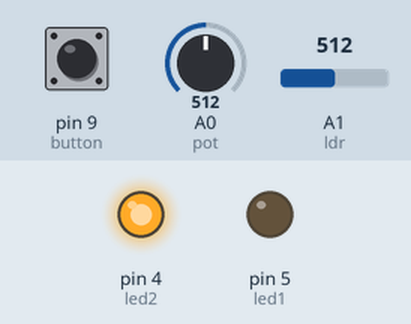
Simulated run of this sketch. Board: Arduino Uno, built with avr-gcc and run on an emulated ATmega328P. On the bench: output pins drawn as LEDs (lit = HIGH). Dashed ring = blinking. The inputs (shaded band) are chosen by the test bench; at power-on: A0 (pot) = 512, pin 9 (button) LOW, A1 (ldr) = 512. What the sketch prints to the serial monitor is not drawn.

Above: at 1.2 s.
1.3 s: A0 (pot) set to 487
At 1.6 s:
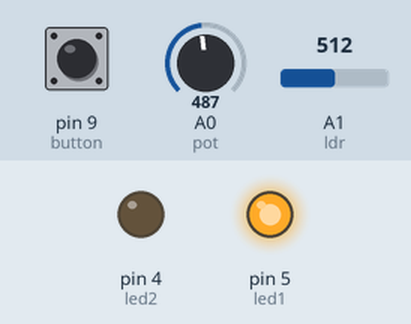
2.8 s: A0 (pot) set to 1011
At 3.9 s:
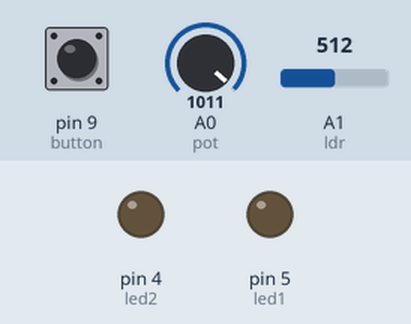
4.3 s: pin 9 (button) pulled HIGH for 1 s
At 4.4 s:
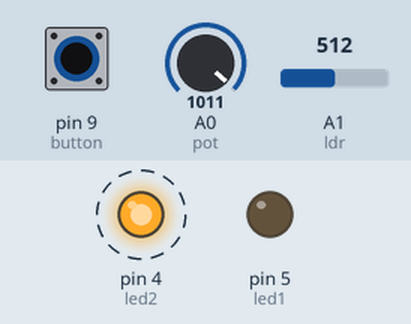
6.8 s: pin 9 (button) pulled HIGH for 0.15 s
At 7.1 s:
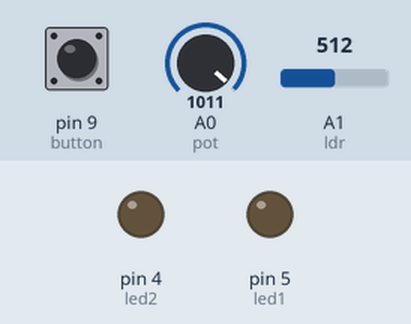
8.4 s: pin 9 (button) pulled HIGH for 3.2 s
At 8.5 s:
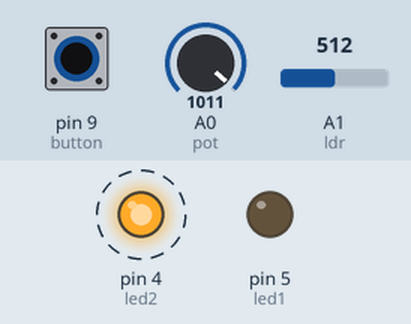
Timing chart, 0 to 12.9 s (numbered marks = the images above; inputs shaded):
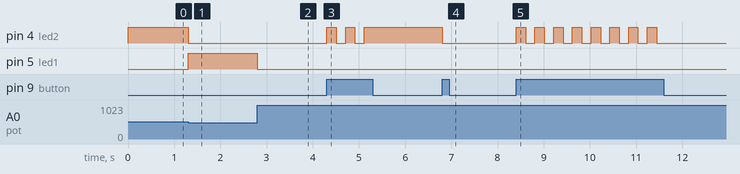

The sketch:

potansiyometre_ldr_buton.ino
```cpp
int led1 = 5;
int led2 = 4;
int pot = A0;
int potdeger;
int button = 9;
int buttonvalue;
int ldr=A1;
int ldrvalue;
int c1;
int previous = LOW;
long time = 0;
long debounce = 200;
int state = HIGH;

void setup() {
  pinMode(led1, OUTPUT);
  pinMode(led2, OUTPUT);
  pinMode(pot, INPUT);
  pinMode(button,INPUT);
  pinMode(ldr,INPUT);
  Serial.begin(9600);
 }

void loop() {

  buttonvalue = digitalRead(button);

   if (buttonvalue == HIGH && millis() - time > debounce) {
    if (state == HIGH)
      state = LOW;
    else
      state = HIGH;
    time = millis();
   }
   Serial.println(state);

  if(state==HIGH){
    potdeger = analogRead(pot);


    if(potdeger > 250 && potdeger < 500){
      digitalWrite(led1, HIGH);
      digitalWrite(led2, LOW);
   }
    else if(potdeger > 501 && potdeger < 1000){
      digitalWrite(led1, LOW);
      digitalWrite(led2, HIGH);
   }
    else if(potdeger > 1001){
      digitalWrite(led1, LOW);
      digitalWrite(led2, LOW);
   }
  }

  else {
    ldrvalue = analogRead(ldr);
     if(ldrvalue > 300){
      digitalWrite(led2, HIGH);
      digitalWrite(led1, LOW);
     }
      else{
        digitalWrite(led1,HIGH);
        digitalWrite(led2, LOW);
     }
  }
}
```

Measured:
- the behaviour switches between 500 and 499 on A0 (pot) (found by bisection; images 0 and 1)
- after the input at 1.3 s, pin 4 (led2): HIGH → LOW at once; pin 5 (led1): LOW → HIGH at once
- after the input at 2.8 s, pin 5 (led1): HIGH → LOW at once
- after the input at 4.3 s, pin 4 (led2): alternates HIGH for 0.20 s and LOW for 0.20 s, 5 changes in all, then stays HIGH, starting at once
- after the input at 6.8 s, pin 4 (led2): HIGH → LOW at once
- after the input at 8.4 s, pin 4 (led2): alternates HIGH for 0.20 s and LOW for 0.20 s, 16 changes in all, then stays LOW, starting at once
